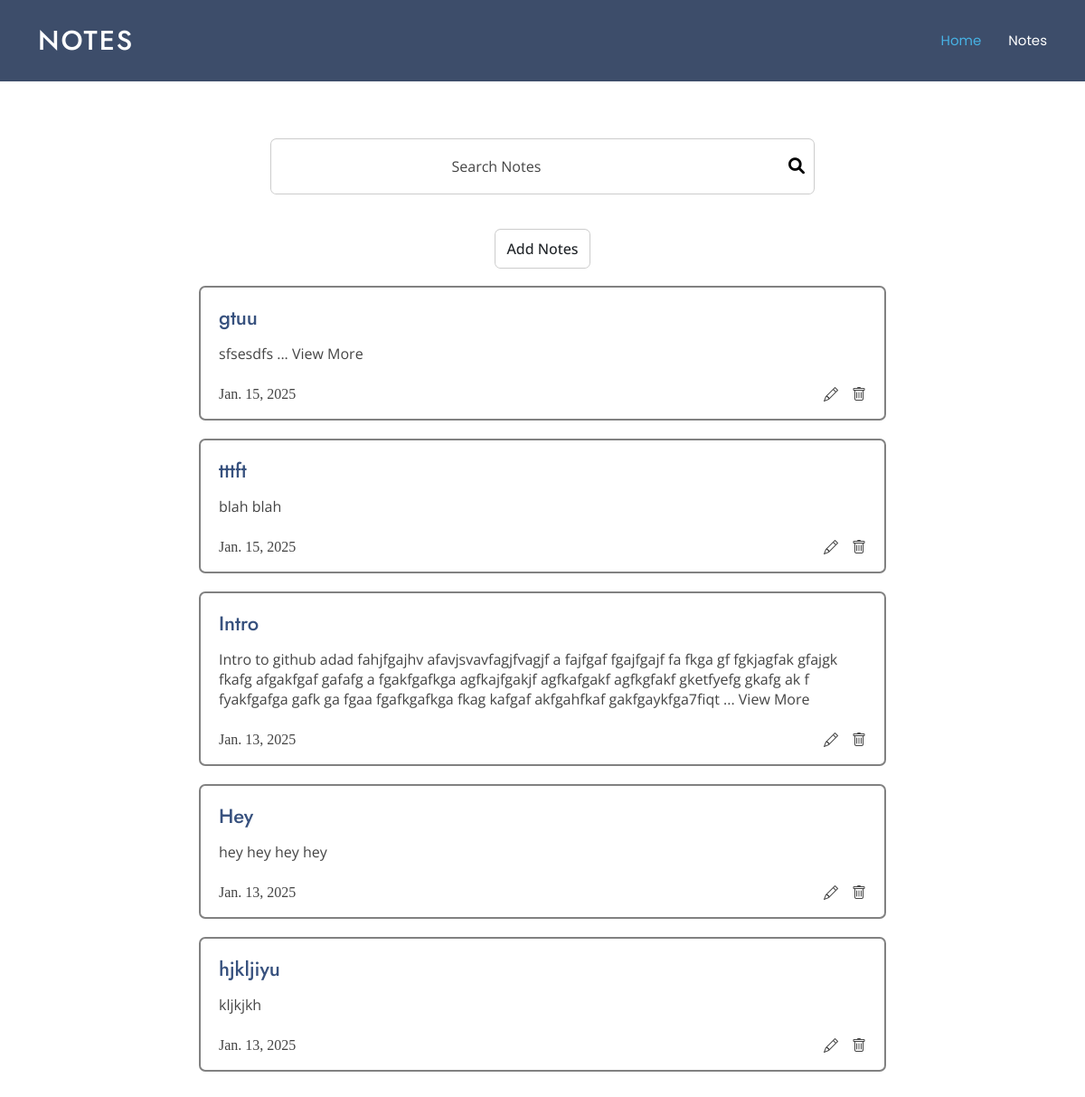
Before: /notes/ with the older database file.
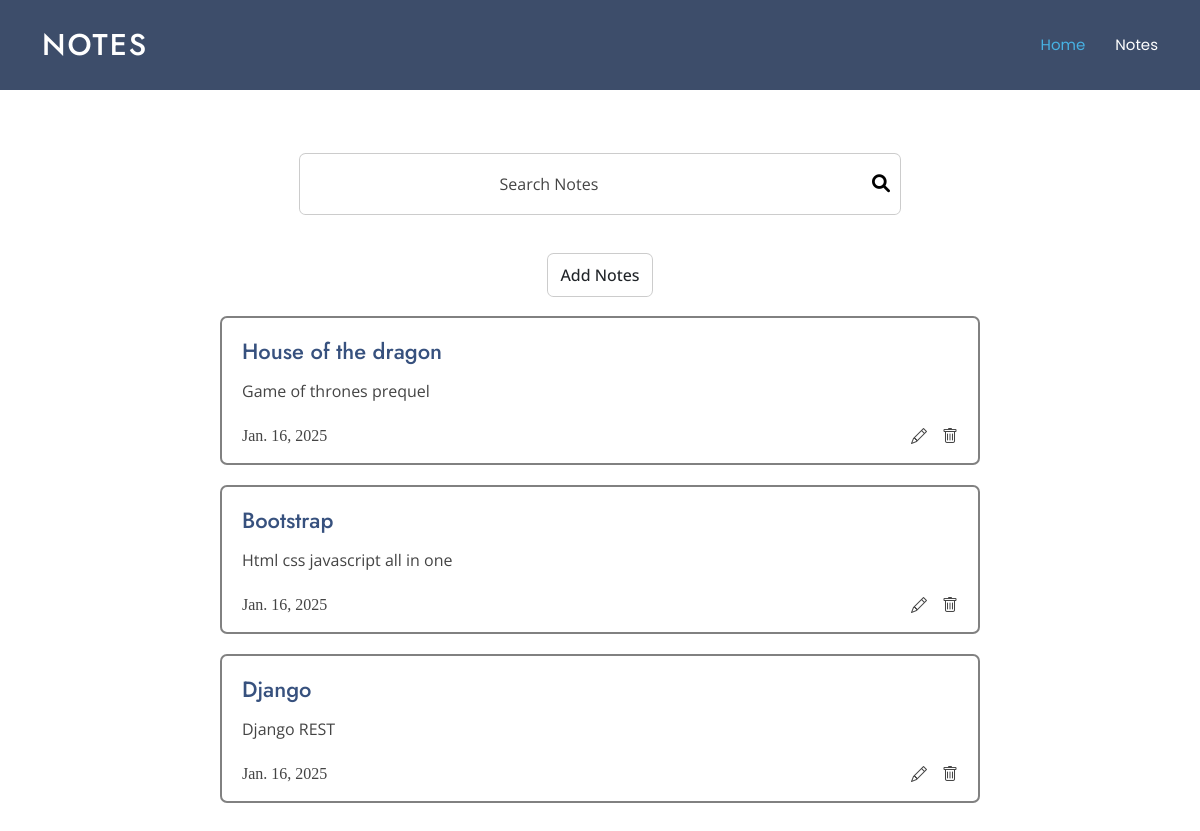
After: the same page with the newer database file.
### notes_app/models.py (models this page shows, shortened)
class Note(models.Model):
    id = models.CharField(default=generate_pk, primary_key=True, max_length=255, unique=True, editable=False,)
    title = models.CharField(default="", max_length=200)
    body = models.TextField(null=True, blank=True)
    updated = models.DateTimeField(auto_now=True)
    created = models.DateTimeField(auto_now_add=True)

### notes_app/views.py (the view)
# urls.py: path("notes/", views.notes, name="notes"),
def notes(request):
    q = request.GET.get("q") if request.GET.get("q") != None else ""
    notes = Note.objects.filter(Q(title__icontains=q)).order_by("-updated", "-created")
    context = {"notes": notes}
    return render(request, "notes_app/notes.html", context)

### notes_app/templates/notes_app/notes.html
{% extends 'notes_app/main.html' %} {% block content %}
<br><br><br><br>
<div class="options-container">
    <div class="search-notes">
        <form action="" method="GET">
            <input type="text" name="q" class="search-notes__input-box" placeholder="Search Notes"/>
            <button type="submit" class="search-notes__search-btn">
                <i class="fas fa-search"></i>
            </button>
        </form>
    </div>
</div>
<button style="display: block; margin: 20px auto; text-align: center; " class="btn" onclick="window.location.href=`{% url 'add-note' %}`;">Add Notes</button>
<div class="notes-container">
    {% if notes %} {% for note in notes %}
    <div class="note-item__container note-item">
        <h3 class="note-item__title" title="{{ note.title }}">
            <a href="{% url 'display-note' note.id %}">{{ note.title }}</a>
        </h3>
        <p class="note-item__body">
            {{ note.body|slice:420 }}{% if note.body|length > 50 %}...
            <a href="{% url 'display-note' note.id %}" class="note-item__link" title="View More">View More</a>
            {% endif %}
        </p>
        <div class="divider"></div>
        <div class="note-tools-container">
            <span class="note-date"> {{ note.created|date }} </span>
            <div class="note-options">
                <button class="icon-btn option" title="Edit" onclick="window.location.href=`{% url 'edit-note' note.id %}`;">
                    <i class="bi-solid bi-pencil"></i>
                </button>
                <button class="icon-btn option" title="Delete" onclick="window.location.href=`{% url 'delete-note' note.id %}`;">
                    <i class="bi-solid bi-trash"></i>
                </button>
            </div>
        </div>
    </div>
    {% endfor %} {% else %}
    <h2 class="note-item__message">No Notes Found!</h2>
    {% endif %}
</div>
<br><br><br><br>
{% endblock content %}

### notes_app/templates/notes_app/main.html (shortened to what this page needs)
{% load static %}
<!DOCTYPE html>
<html lang="en">
    <head>
        <link href="https://cdn.jsdelivr.net/npm/bootstrap-icons/font/bootstrap-icons.css" rel="stylesheet">
        <link rel="stylesheet" href="https://cdnjs.cloudflare.com/ajax/libs/font-awesome/6.0.0-beta3/css/all.min.css">
        <link href="{% static 'notes_app/vendor/bootstrap/css/bootstrap.min.css' %}" rel="stylesheet">
        <link href="{% static 'notes_app/vendor/bootstrap-icons/bootstrap-icons.css' %}" rel="stylesheet">
        <link href="{% static 'notes_app/vendor/aos/aos.css' %}" rel="stylesheet">
        <link href="{% static 'notes_app/vendor/glightbox/css/glightbox.min.css' %}" rel="stylesheet">
        <link href="{% static 'notes_app/vendor/swiper/swiper-bundle.min.css' %}" rel="stylesheet">
        <link href="{% static 'notes_app/css/main.css' %}" rel="stylesheet">
    </head>
    <br><br>
    <header id="header" class="header d-flex align-items-center fixed-top">
        <div class="container-fluid container-xl position-relative d-flex align-items-center">
            <a href="/" class="logo d-flex align-items-center me-auto">
                <h1 class="sitename">Notes</h1>
            </a>
            <nav id="navmenu" class="navmenu">
                <ul>
                    <li><a href="/" class="active">Home</a></li>
                    <li><a href="{% url 'notes' %}">Notes</a></li>
                </ul>
            </nav>
        </div>
    </header>
        {% block content %}
        {% endblock content %}
    </body>
</html>

Changed rows visible on the page:
removed Note: title "gtuu", body "sfsesdfs", shows "View More", created "Jan. 15, 2025"
removed Note: title "tttft", body "blah blah", created "Jan. 15, 2025"
removed Note: title "Intro", body "Intro to github adad fahjfgajhv afavjsvavfagjfvagjf a fajfgaf fgajfgajf fa fkga gf fgkjagfak gfajgk fkafg afgakfgaf gafafg a fgakfgafkga agfkajfgakjf agfkafgakf agfkgfakf gketfyefg gkafg ak f fyakfgafga gafk ga fgaa fgafkgafkga fkag kafgaf akfgahfkaf gakfgaykfga7fiqt", shows "View More", created "Jan. 13, 2025"
removed Note: title "Hey", body "hey hey hey hey", created "Jan. 13, 2025"
removed Note: title "hjkljiyu", body "kljkjkh", created "Jan. 13, 2025"
added Note: title "House of the dragon", body "Game of thrones prequel", created "Jan. 16, 2025"
added Note: title "Bootstrap", body "Html css javascript all in one", created "Jan. 16, 2025"
added Note: title "Django", body "Django REST", created "Jan. 16, 2025"
